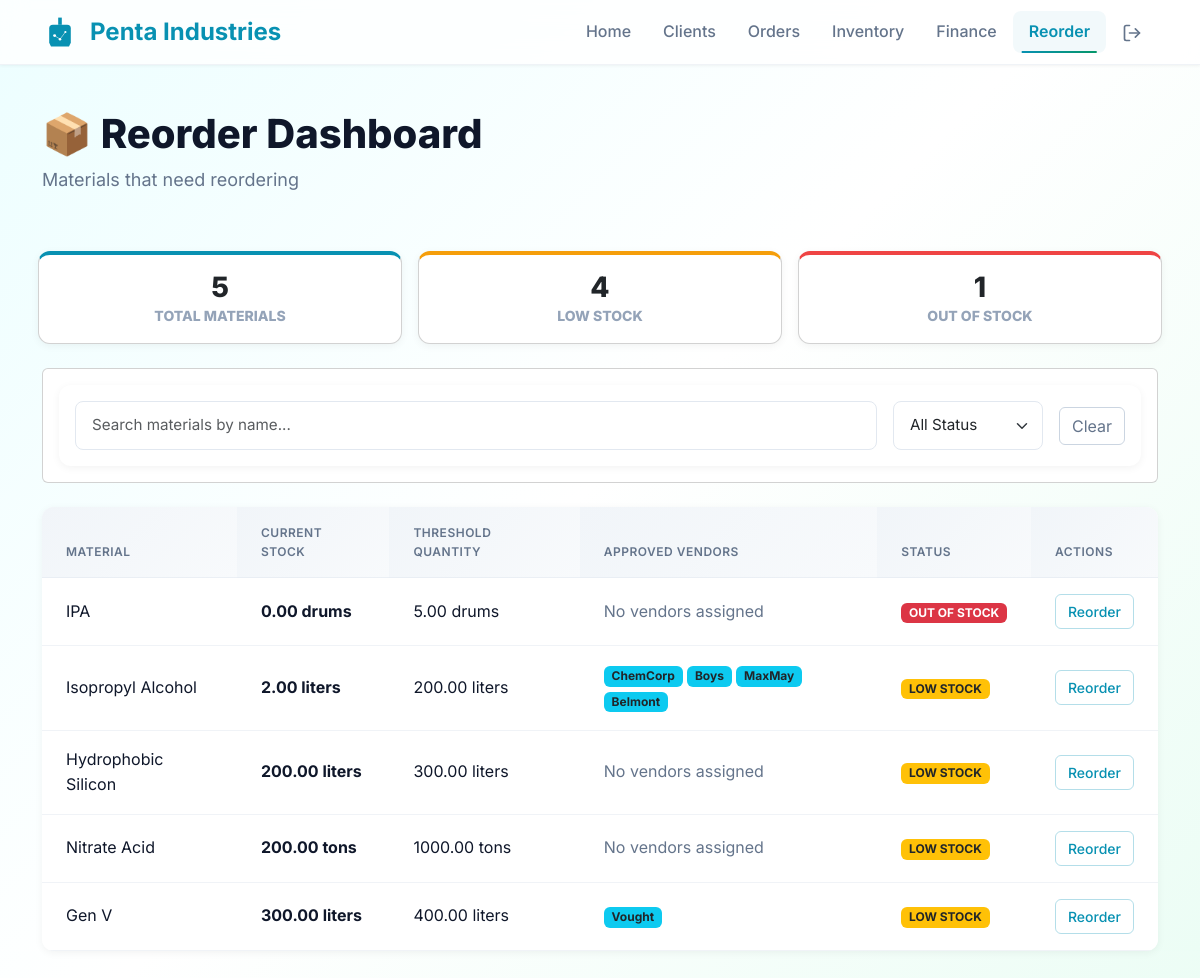
Page /reorder/ (signed in) on the committed database.
### core/models.py (models this page shows, shortened)
class Material(models.Model):
    name = models.CharField(max_length=200)
    description = models.TextField(blank=True)
    reorder_level = models.DecimalField(max_digits=10, decimal_places=2, default=50.00)
    quantity = models.DecimalField(max_digits=10, decimal_places=2)
    unit = models.CharField(max_length=20, default='kg')
    max_quantity = models.DecimalField(max_digits=10, decimal_places=2, default=1000.00)
    threshold = models.DecimalField(max_digits=10, decimal_places=2, default=100.00)
    vendors = models.ManyToManyField('Vendor', related_name='materials', blank=True)
    last_updated = models.DateField(auto_now=True)  # ← Use DateField, not DateTimeField
    created_at = models.DateField(auto_now_add=True)  # ← Use DateField, not DateTimeField

class Vendor(models.Model):
    name = models.CharField(max_length=200, unique=True)
    contact_person = models.CharField(max, max_length=200, blank=True)
    email = models.EmailField(blank=True)
    phone = models.CharField(max_length=20, blank=True)
    address = models.TextField(blank=True)
    created_at = models.DateTimeField(auto_now_add=True)

### core/views.py (the view, shortened to what this page needs)
# urls.py: path('reorder/', views.reorder_dashboard, name='reorder_dashboard'),
@login_required
def reorder_dashboard(request):
    search_query = request.GET.get('search', '').strip()
    status_filter = request.GET.get('status','').strip()
    materials = Material.objects.filter(quantity__lte=F('threshold'))
    total_reorder_materials = materials.count()
    low_stock_materials_count = materials.filter(
        quantity__gt=0,
    ).count()
    out_of_stock_materials_count = materials.filter(
        quantity__lte=0
    ).count()
    if search_query:
        materials = materials.filter(
            Q(name__icontains=search_query)
        )
    if status_filter:
        if status_filter == 'out_of_stock':
            materials = materials.filter(quantity__lte=0)
        elif status_filter == 'low_stock':
            materials = materials.filter(quantity__gt=0)
    low_stock_materials = materials.order_by('quantity')
    context = {
        'low_stock_materials': low_stock_materials,
        'title': 'Reorder Dashboard',
        'total_reorder_materials' : total_reorder_materials,
        'low_stock_materials_count' : low_stock_materials_count,
        'out_of_stock_materials_count' : out_of_stock_materials_count,
    }
    return render(request, 'reorder_dashboard.html', context)

### templates/reorder_dashboard.html (shortened to what this page needs)
{% load static %}
<!DOCTYPE html>
<html lang="en">
<head>
  <link href="https://cdn.jsdelivr.net/npm/bootstrap@5.3.2/dist/css/bootstrap.min.css" rel="stylesheet">
  <link href="{% static 'css/order-dashboard.css' %}" rel="stylesheet">
</head>
<body>
  <nav class="navbar navbar-expand-lg navbar-light bg-white border-bottom">
    <div class="container">
      <a class="navbar-brand d-flex align-items-center" href="/">
        <span class="fw-bold">Penta Industries</span>
      </a>
      <div class="navbar-nav ms-auto">
        <a class="nav-link" href="/">Home</a>
        <a class="nav-link" href="/client/">Clients</a>
        <a class="nav-link" href="/order/">Orders</a>
        <a class="nav-link" href="/inventory/">Inventory</a>
        <a class="nav-link" href="/finance/">Finance</a>
        <a class="nav-link active" href="/reorder/">Reorder</a>
        <a class="nav-link" href="{% url 'logout' %}" title="Logout">
</a>
      </div>
    </div>
  </nav>
  <div class="container mt-4">
    <div class="d-flex justify-content-between align-items-center mb-4" style="margin-top: 45px;">
      <div>
        <h2 style="font-weight: 800; font-size: 40px;">📦 Reorder Dashboard</h2>
        <p class="text-muted mb-0" style="font-size: 18px;">Materials that need reordering</p>
      </div>
    </div>
  </div>
<div class="container mt-0 mb-4 summary">
  <div class="row g-3" style="margin-top: 40px;">
    <div class="col-md-4">
      <div class="card text-center p-3" style="border-top: 4px solid #0891b2; border-radius: 12px; box-shadow: 0 2px 8px rgba(0,0,0,0.05);">
        <h3 class="mb-0">{{ total_reorder_materials }}</h3>
        <small class="text-muted">TOTAL MATERIALS</small>
      </div>
    </div>
    <div class="col-md-4">
      <div class="card text-center p-3" style="border-top: 4px solid #f59e0b; border-radius: 12px; box-shadow: 0 2px 8px rgba(0,0,0,0.05);">
        <h3 class="mb-0">{{ low_stock_materials_count }}</h3>
        <small class="text-muted">LOW STOCK</small>
      </div>
    </div>
    <div class="col-md-4">
      <div class="card text-center p-3" style="border-top: 4px solid #ef4444; border-radius: 12px; box-shadow: 0 2px 8px rgba(0,0,0,0.05);">
        <h3 class="mb-0">{{ out_of_stock_materials_count }}</h3>
        <small class="text-muted">OUT OF STOCK</small>
      </div>
    </div>
  </div>
</div>
<div class="container">
  <div class="card mb-4 p-3">
    <form method="get" class="d-flex gap-3 align-items-center flex-wrap">
      <div class="flex-grow-1" style="min-width: 300px;">
        <input type="text" name="search" class="form-control"
               placeholder="Search materials by name..."
               value="{{ request.GET.search }}">
      </div>
      <div style="min-width: 150px;">
        <select name="status" class="form-select" onchange="this.form.submit()">
          <option value="" {% if not request.GET.status %}selected{% endif %}>All Status</option>
        </select>
      </div>
      <div class="col-auto">
        <a href="{% url 'reorder_dashboard' %}" class="btn btn-outline-secondary">Clear</a>
      </div>
    </form>
  </div>
</div>
  <div class="container mb-5">
    <div class="card">
      <div class="table-responsive">
        <table class="table table-hover mb-0">
          <thead>
            <tr>
              <th>Material</th>
              <th>Current Stock</th>
              <th>Threshold Quantity</th>
              <th>Approved Vendors</th>
              <th>Status</th>
              <th>Actions</th>
            </tr>
          </thead>
          <tbody>
            {% for material in low_stock_materials %}
            <tr>
              <td>{{ material.name }}</td>
              <td><strong>{{ material.quantity }} {{ material.unit }}</strong></td>
              <td>{{ material.threshold }} {{ material.unit }}</td>
              <td>
                {% if material.vendors.exists %}
                  {% for vendor in material.vendors.all %}
                    <span class="badge bg-info text-dark">{{ vendor.name }}</span>
                  {% endfor %}
                {% else %}
                  <span class="text-muted">No vendors assigned</span>
                {% endif %}
              </td>
              <td>
                {% if material.quantity <= 0 %}
                  <span class="badge bg-danger">OUT OF STOCK</span>
                {% elif material.quantity <= material.threshold %}
                  <span class="badge bg-warning text-dark">LOW STOCK</span>
                {% endif %}
              </td>
              <td>
                <button type="button" class="btn btn-sm btn-outline-primary"
                        data-bs-toggle="modal"
                        data-bs-target="#reorderModal"
                        data-material-id="{{ material.id }}"
                        data-material-name="{{ material.name }}"
                        data-current-stock="{{ material.quantity }}"
                        data-reorder-level="{{ material.threshold}}">
                  Reorder
                </button>
              </td>
            </tr>
            {% empty %}
            <tr>
              <td colspan="6" class="text-center py-4">
                <h4 class="text-muted">No Results</h4>
              </td>
            </tr>
            {% endfor %}
          </tbody>
        </table>
      </div>
    </div>
  </div>
</body>
</html>

### static/css/order-dashboard.css (style rules this page uses)
:root { --primary: #0891b2; --primary-dark: #0e7490; --secondary: #059669; --danger: #e11d48; --warning: #d97706; --success: #10b981; --success-light: #d1fae5; --error: #ef4444; --error-light: #fee2e2; }
* { box-sizing: border-box; }
html, body { font-family: 'Inter', -apple-system, BlinkMacSystemFont, 'Segoe UI', sans-serif !important; background: linear-gradient(135deg, #ecfeff 0%, #ffffff 50%, #ecfdf5 100%) !important; color: #0f172a !important; line-height: 1.6; min-height: 100vh; margin: 0 !important; padding: 0 !important; }
.navbar { background: rgba(255, 255, 255, 0.8) !important; backdrop-filter: blur(12px) !important; border-bottom: 1px solid rgba(226, 232, 240, 0.5) !important; box-shadow: 0 1px 3px rgba(0, 0, 0, 0.05) !important; padding: 0.5rem 0 !important; }
.navbar-brand { font-weight: 700 !important; color: var(--primary) !important; font-size: 1.5rem; display: flex !important; align-items: center; gap: 0.75rem; }
.navbar-brand svg { width: 36px !important; height: 36px !important; }
.navbar-brand .fw-bold { font-size: 1.5rem !important; color: var(--primary) !important; }
.navbar-nav .nav-link { color: #64748b !important; font-weight: 500; padding: 0.5rem 1rem !important; border-radius: 0.5rem; transition: all 0.2s ease; position: relative; margin-bottom: 0 !important; text-decoration: none !important; }
.navbar-nav .nav-link::after { content: ''; position: absolute; bottom: 0; left: 50%; width: 0; height: 2px; background: linear-gradient(90deg, var(--primary), var(--secondary)); transition: all 0.3s ease; transform: translateX(-50%); }
.navbar-nav .nav-link:hover::after, .navbar-nav .nav-link.active::after { width: 80%; }
.navbar-nav .nav-link.active, .navbar-nav .nav-link:hover { color: var(--primary) !important; background: rgba(8, 145, 182, 0.05) !important; font-weight: 600; }
.container.mt-4 form[method="get"], form[method="get"].d-flex { border: none !important; border-radius: 12px !important; box-shadow: 0 2px 8px rgba(0, 0, 0, 0.05) !important; background: white !important; padding: 1rem !important; }
.form-control { border-radius: 8px !important; border: 1px solid #e2e8f0 !important; padding: 0.75rem 1rem !important; font-size: 0.95rem; }
.form-select { border-radius: 8px !important; border: 1px solid #e2e8f0 !important; padding: 0.75rem 1rem !important; font-size: 0.95rem; }
.container.mb-5 .card { border: none !important; border-radius: 12px !important; box-shadow: 0 2px 8px rgba(0, 0, 0, 0.05) !important; overflow: hidden; background: white !important; margin-bottom: 0; }
.table { margin: 0 !important; }
.container.mb-5 .table thead { background: linear-gradient(135deg, #f1f5f9 0%, #f8fafc 100%) !important; }
.container.mb-5 .table th { background: linear-gradient(135deg, #f1f5f9 0%, #f8fafc 100%) !important; font-weight: 600 !important; text-transform: uppercase; letter-spacing: 0.5px; font-size: 0.75rem; color: #64748b !important; padding: 1rem 1.5rem !important; border-bottom: 1px solid rgba(226, 232, 240, 0.5) !important; font-family: inherit; }
.container.mb-5 .table td { padding: 1rem 1.5rem !important; border-bottom: 1px solid rgba(226, 232, 240, 0.5) !important; vertical-align: middle; color: #0f172a; font-family: inherit; }
.container.mb-5 .table tbody tr { transition: background-color 0.2s ease; }
.btn-outline-primary { border-color: rgba(8, 145, 182, 0.3) !important; color: var(--primary) !important; font-weight: 500 !important; border-radius: 0.375rem !important; }
.btn-outline-secondary { border-color: #cbd5e1 !important; color: #64748b !important; border-radius: 0.375rem !important; }
.btn-sm { padding: 0.375rem 0.75rem !important; font-size: 0.875rem !important; }
.text-muted { color: #64748b !important; }
small.text-muted { color: #94a3b8 !important; }
strong { color: #0f172a !important; }
.d-flex { display: flex !important; }
.align-items-center { align-items: center !important; }
.justify-content-between { justify-content: space-between !important; }
.mb-0 { margin-bottom: 0 !important; }
.mt-4 { margin-top: 1.5rem !important; }
.mb-5 { margin-bottom: 3rem !important; }
.text-center { text-align: center !important; }
.row { display: flex; flex-wrap: wrap; margin: 0 -0.75rem; }

### templates/reorder_dashboard.html (style rules this page uses)
.summary h3, .summary .text-muted { font-weight: 800 !important; }

### rows in the picture
Material: name "IPA", quantity "0.00", unit "drums", threshold "5.00", shows "No vendors assigned", shows "OUT OF STOCK"
Material: name "Isopropyl Alcohol", quantity "2.00", unit "liters", threshold "200.00", shows "LOW STOCK"
Vendor: name "ChemCorp"
Vendor: name "Boys"
Vendor: name "MaxMay"
Vendor: name "Belmont"
Material: name "Hydrophobic Silicon", quantity "200.00", unit "liters", threshold "300.00", shows "No vendors assigned", shows "LOW STOCK"
Material: name "Nitrate Acid", quantity "200.00", unit "tons", threshold "1000.00", shows "No vendors assigned", shows "LOW STOCK"
Material: name "Gen V", quantity "300.00", unit "liters", threshold "400.00", shows "LOW STOCK"
Vendor: name "Vought"

### other values in the picture
{{ total_reorder_materials }} "5"
{{ low_stock_materials_count }} "4"
{{ out_of_stock_materials_count }} "1"
